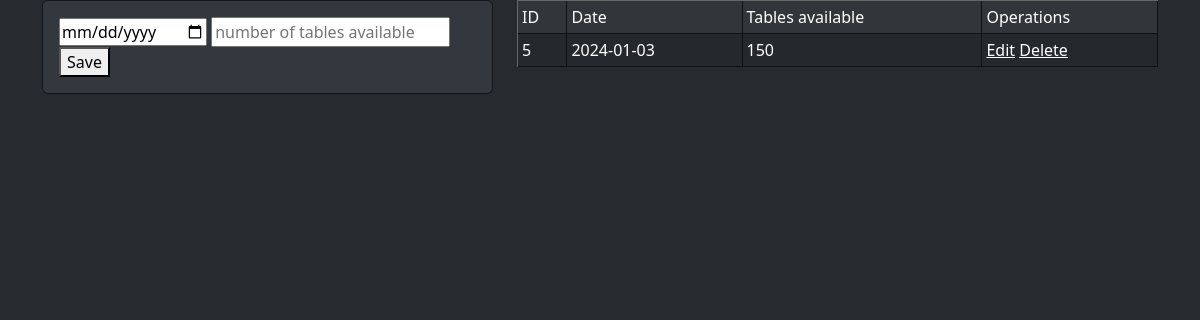
Before: / with the older database file.
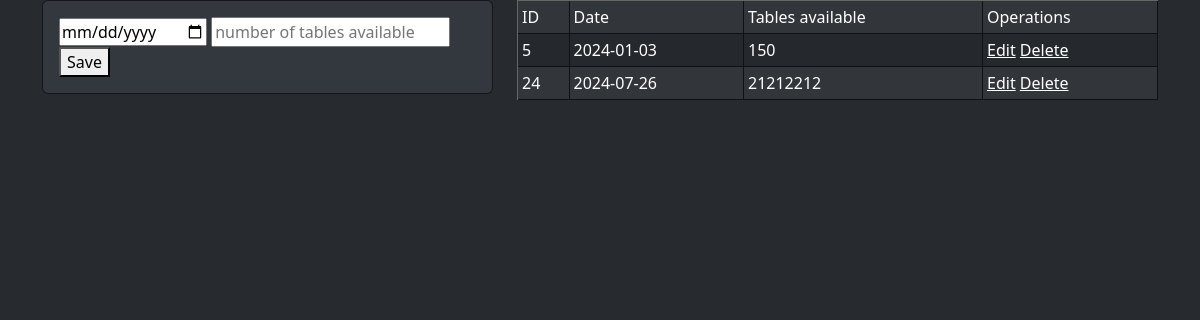
After: the same page with the newer database file.
### tables this page shows
CREATE TABLE dateToReserve
                (
                ID INTEGER PRIMARY KEY AUTOINCREMENT,
                  date DATE,
                  tableAvailable INTEGER
                );

### app/routes/routes.py (the view)
@global_scope.route("/", methods=['GET'])
def home():
    session['key'] = 'value'
    data = controllerDB.readRow()
    return render_template("home.html",dates = data)

### app/controller/controllerDB.py (called while the page is built)
def readRow():
    db_path = os.path.join("app", "database", "Restaurant.db")
    conn = sql.connect(db_path)
    cursor = conn.cursor()
    instruccion = f"SELECT * FROM dateToReserve "
    cursor.execute(instruccion)
    datos = cursor.fetchall()
    conn.commit()
    conn.close()
    return datos

### app/views/templates/home.html (shortened to what this page needs)
{% extends 'layout.html'%}
{% block body %}
<div class="row">
    <div class="col-md-5">
        <div class="card card-body">
            <form action="/reserve" method="POST">
                <input type="date" name="date">
                <input type="text" name="table available" placeholder="number of tables available">
                <button type="submit">Save</button>
            </form>
        </div>
    </div>
    <div class="col-md-7">
        <table class="table table-striped table-bordered bg-white table-sm">
            <thead>
                <tr>
                    <td>ID</td>
                    <td>Date</td>
                    <td>Tables available</td>
                    <td>Operations</td>
                </tr>
            </thead>
            <tbody>
                {% for date in dates %}
                <tr>
                    <td>{{ date.0 }}</td>
                    <td>{{ date.1 }}</td>
                    <td>{{ date.2 }}</td>
                    <td>
                        <a href="/edit/{{ date.1 }}">Edit</a>
                        <a href="/delete/{{ date.1 }}" method="DELETE">Delete</a>
                    </td>
                </tr>
                {% endfor %}
            </tbody>
        </table>
    </div>
</div>
{% endblock %}

### app/views/templates/layout.html (shortened to what this page needs)
<!DOCTYPE html>
<html lang="en">
<head>
    <link rel="stylesheet" href="../static/css/bootstrap.css">
</head>
<body>
    <div class="container">
        {% block body %}
        {% endblock %}
    </div>
</body>
</html>

Changed rows visible on the page:
added dateToReserve: ID "24", date "2024-07-26", tableAvailable "21212212"
